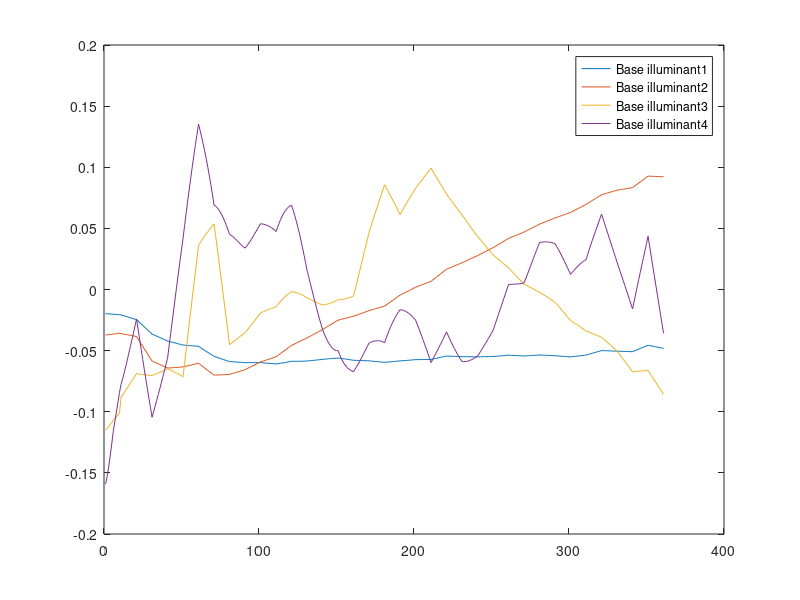

Recreate this plot in MATLAB.
%Zahi Kfir          200681476
%Haim Shalelashvili 200832780

function [  ] = Q2(  )
%Q2 - Find basis for illuminants 

%Load all illuminants
load('CIEilluminants.mat');

%Create an array of illuminants
illum = [CIE_A CIE_B CIE_C CIE_D50 CIE_D55 CIE_D65 CIE_D75 ...
                CIE_FL2 CIE_FL7];

%Calculate the covariance matrix of illum without substructing the mean
Cp = illum * illum';

%Find the bases using svd on Cp
[u , ~ , ~ ] = svd(Cp);

%% A: Plot the first 4 basis functions

%The bases are in the cols of u ordered from largest Eigen value to lowest
basisFunctions = u(:,1:4);

%Plot the basis functions
figure;
plot(basisFunctions);
legend('Base illuminant1', 'Base illuminant2','Base illuminant3', 'Base illuminant4');

%% B: Print the mean squared error between the true illuminants and their 
      %approximation (sum MSE over all illuminants) using 1,2,3,4 basis functions

%In each loop change the number of basis functions
for i=1:4
    
    %Initialize an MSE counter
    sumMSE = 0;
    
    %Getting the current Basis functions
    base = basisFunctions(:, 1:i);
    
    %Iterate over all the illuminants
    for j=1:size(illum,2)
        
        %Calculate the weigth of each basis function : e = Be*w
        w = linsolve(base,illum(:, j));
        
        %Create the approximation spd
        approximation = base * w;
        
        %Add the MSE to the MSE counter
        sumMSE = sumMSE + sum((illum(:, j) - approximation).^2);
    end
    
    %Print the sum MSE over all illuminants
    fprintf('Sum MSE over all illiminants using %d basis functions is %f \n',i,sumMSE);
end

end

